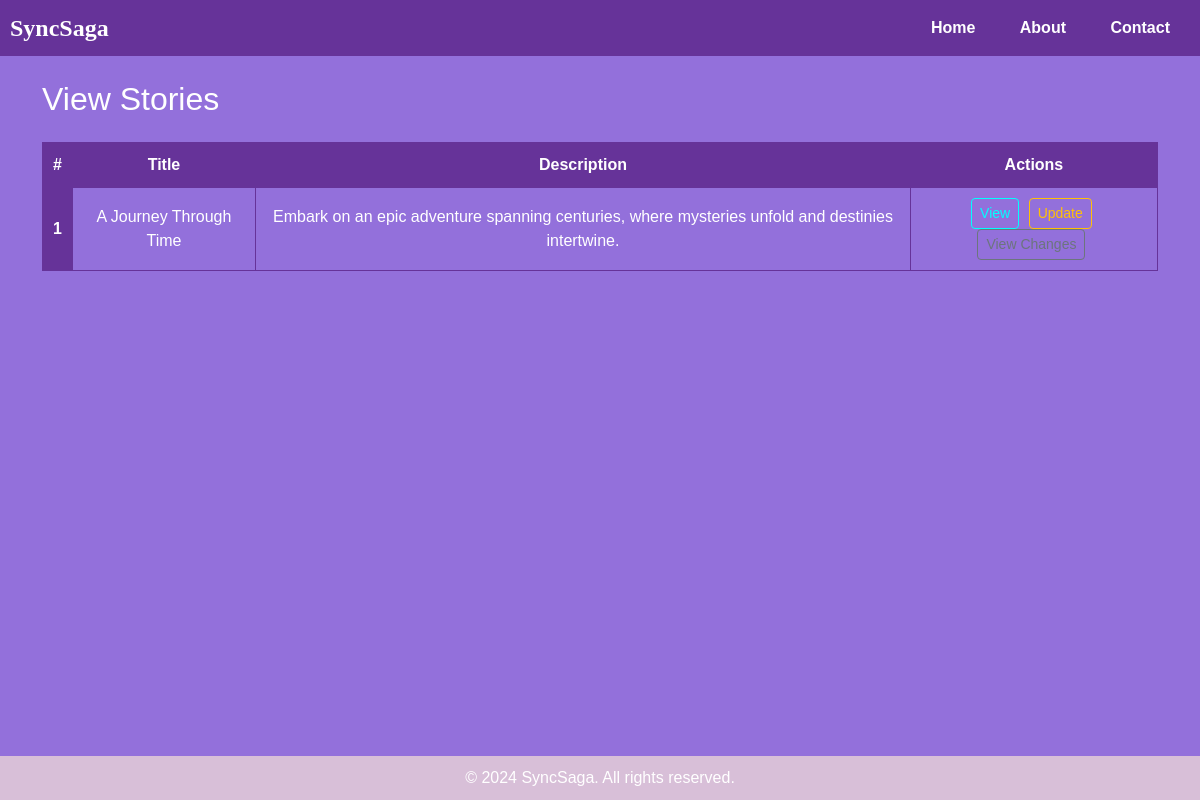
Page /view-story/ on the committed database.
### stories/models.py (models this page shows, shortened)
class Story(models.Model):
    title = models.CharField(max_length=255)
    description = models.TextField(default = '')
    content = models.TextField()
    author = models.ForeignKey(User, on_delete=models.CASCADE)
    created_at = models.DateTimeField(auto_now_add=True)
    updated_at = models.DateTimeField(auto_now=True)

### stories/views.py (the view)
# urls.py: path('view-story/', view_stories, name="view_story"),
def view_stories(request):
    stories = Story.objects.all()
    context = {
        'stories': stories,
    }
    return render(request, 'view-story.html', context)

### stories/templates/view-story.html (shortened to what this page needs)
{% extends 'base.html' %}
{% block start %}
    <div class="container mt-4">
        <h2 class="text-white">View Stories</h2>
        <table class="custom-table mt-4">
            <thead>
                <tr>
                    <th scope="col">#</th>
                    <th scope="col">Title</th>
                    <th scope="col">Description</th>
                    <th scope="col">Actions</th>
                </tr>
            </thead>
            <tbody>
                {% for story in stories %}
                    <tr>
                        <th scope="row">{{ forloop.counter }}</th>
                        <td><a href="{% url 'view_story_detail' story.id %}" class="text-white text-decoration-none">{{ story.title }}</a></td>
                        <td>{{ story.description }}</td>
                        <td>
                            <a href="{% url 'view_story_detail' story.id %}" class="btn btn-outline-info btn-sm">View</a>
                            <a href="{% url 'update_story_branch' story.id %}" class="btn btn-outline-warning btn-sm">Update</a>
                            <a href="{% url 'view_story_changes' story.id %}" class="btn btn-outline-secondary btn-sm">View Changes</a>
                        </td>
                    </tr>
                {% endfor %}
            </tbody>
        </table>
    </div>
{% endblock %}

### dashboard/templates/base.html (shortened to what this page needs)
<!DOCTYPE html>
<html lang="en">
<head>
    <link href="https://cdn.jsdelivr.net/npm/bootstrap@5.3.2/dist/css/bootstrap.min.css" rel="stylesheet"
>
</head>
<body>
    <nav>
        <div class="logo">SyncSaga</div>
        <div>
            <a href="#">Home</a>
            <a href="#">About</a>
            <a href="#">Contact</a>
        </div>
    </nav>
    {% block start %}
    {% endblock %}
    <footer>
        &copy; 2024 SyncSaga. All rights reserved.
    </footer>
</body>
</html>

### dashboard/templates/base.html (style rules this page uses)
body { font-family: 'Arial', sans-serif; background-color: #9370DB; margin: 0; padding: 0; }
body { margin: 0; padding: 0; font-family: 'Arial', sans-serif; background-color: #9370DB; color: #fff; }
nav { display: flex; justify-content: space-between; align-items: center; background-color: #663399; padding: 10px; }
nav a { color: #fff; text-decoration: none; padding: 10px; margin: 0 10px; font-weight: bold; }
.logo { font-size: 24px; font-weight: bold; font-family: 'Dancing Script', cursive; }
footer { background-color: #D8BFD8; padding: 10px 0; color: #fff; text-align: center; position: fixed; bottom: 0; width: 100%; }

### stories/templates/view-story.html (style rules this page uses)
.custom-table { width: 100%; border-collapse: collapse; margin-top: 20px; }
th, td { padding: 10px; border: 1px solid #663399; text-align: center; }
th { background-color: #663399; color: #fff; }
.btn-outline-info, .btn-outline-warning, .btn-outline-secondary { margin-right: 5px; }
.btn-outline-info { border: 1px solid cyan; color: cyan; background-color: #9370db; }

### rows in the picture
Story: title "A Journey Through Time", description "Embark on an epic adventure spanning centuries, where mysteries unfold and destinies intertwine."
